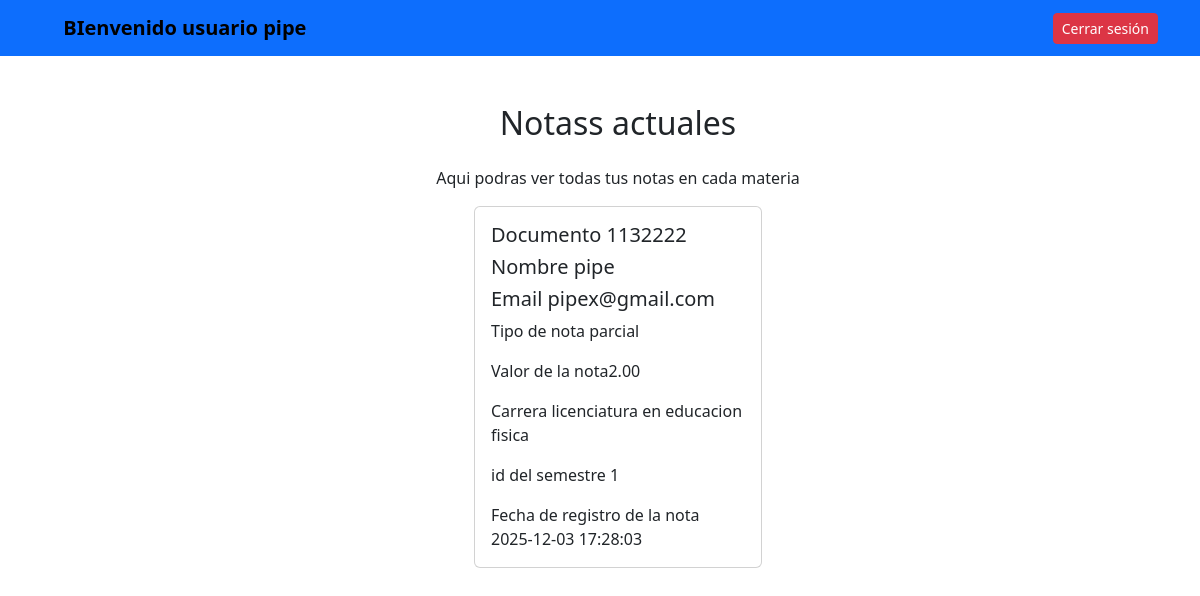
Page /user/usuario.php (signed in) on the earlier database version.
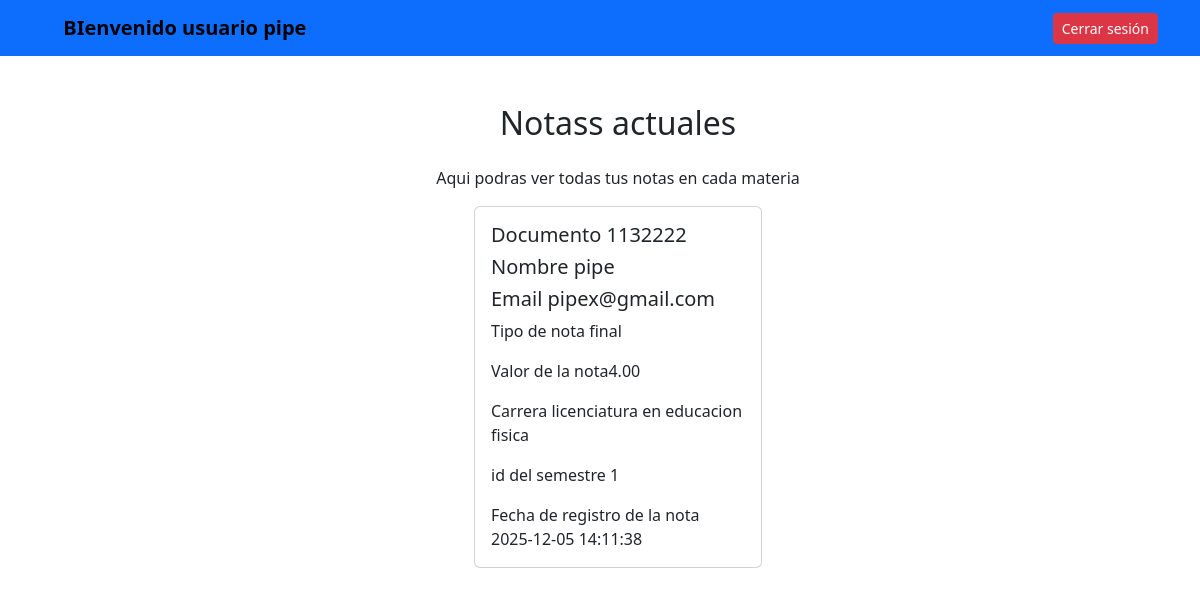
Same page on the later database version.
### tables this page shows
CREATE TABLE `usuario` (
  `id_usuario` int(11) NOT NULL,
  `id_role` int(11) NOT NULL,
  `nombre` varchar(100) NOT NULL,
  `email` varchar(100) NOT NULL,
  `password` varchar(500) NOT NULL
);

CREATE TABLE `notas` (
  `id_nota` int(11) NOT NULL,
  `tipo_nota` varchar(50) NOT NULL,
  `valor_nota` decimal(5,2) NOT NULL,
  `id_carrera` int(11) NOT NULL,
  `id_semestre` int(11) NOT NULL,
  `fecha_registro` datetime NOT NULL DEFAULT current_timestamp(),
  `id_usuario` int(11) NOT NULL
);

CREATE TABLE `carrera` (
  `id_carrera` int(11) NOT NULL,
  `nombre_carrera` varchar(150) NOT NULL,
  `id_semestre` int(11) NOT NULL
);

### user/usuario.php (the view, shortened to what this page needs)
<?php
$db = new Database();
$con = $db->conectar();
$doc = $_SESSION['id_usuario'];
$sql = $con->prepare("SELECT * FROM usuario where id_usuario = ?");
$sql->execute([$doc]);
$usuario = $sql->fetch(PDO::FETCH_ASSOC);
?>
<!DOCTYPE html>
<html lang="en">
<head>
        <link href="https://cdn.jsdelivr.net/npm/bootstrap@5.3.3/dist/css/bootstrap.min.css" rel="stylesheet">
</head>
<body>
    <nav class="navbar navbar-expand-lg navbar-light bg-primary">
        <div class="container">
            <a class="navbar-brand fw-bold " href="usuario.php"><svg xmlns="http://www.w3.org/2000/svg" width="16" height="16" fill="currentColor" class="bi bi-tools" viewBox="0 0 16 16">
</svg> BIenvenido usuario <?php echo $usuario['nombre']?></a>
<a href="../index.php" class="btn btn-danger btn-sm">Cerrar sesión</a>
        </div>
    </nav>
    <div class="container m-5">
        <h2 class="text-center mb-4">Notass actuales</h2>
        <p class="text-center">Aqui podras ver todas tus notas en cada materia</p>
        <div class="d-flex flex-wrap justify-content-center gap-4">
            <?php
            $sql_notas = $con->prepare("SELECT n.tipo_nota, c.nombre_carrera ,n.valor_nota, n.id_carrera, n.id_semestre, n.fecha_registro, u.id_usuario, u.nombre, u.email
            FROM usuario AS u
            INNER JOIN notas AS n ON u.id_usuario = n.id_usuario
            INNER JOIN carrera AS c ON n.id_carrera = c.id_carrera
            WHERE u.id_usuario = ?;");
            $sql_notas->execute([$doc]);
            $resultado12 = $sql_notas->fetchAll(PDO::FETCH_ASSOC);
            foreach ($resultado12 as $resultado) {
            ?>
                <div class="card" style="width: 18rem;">
                    <div class="card-body">
                        <h5 class="card-tittle">Documento <?php echo $resultado['id_usuario']; ?></h5>
                        <h5 class="card-title">Nombre <?php echo $resultado['nombre']; ?></h5>
                        <h5 class="card-text">Email <?php echo $resultado['email']; ?></h5>
                        <p class="card-text">Tipo de nota <?php echo $resultado['tipo_nota']; ?></p>
                        <p class="card-text">Valor de la nota<?php echo $resultado['valor_nota']; ?></p>
                        <p class="card-text">Carrera <?php echo $resultado['nombre_carrera']; ?></p>
                        <p class="card-text">id del semestre <?php echo $resultado['id_semestre']; ?></p>
                        <p class="card-text">Fecha de registro de la nota <?php echo $resultado['fecha_registro']; ?></p>
                    </div>
                </div>
            <?php } ?>
        </div>
    </div>
</body>
</html>

Differences in the rows shown:
removed notas: id_usuario.id_usuario "1132222", id_usuario.nombre "pipe", id_usuario.email "pipex@gmail.com", tipo_nota "parcial", valor_nota "2.00", id_carrera.nombre_carrera "licenciatura en educacion fisica", id_semestre "1", fecha_registro "2025-12-03 17:28:03"
added notas: id_usuario.id_usuario "1132222", id_usuario.nombre "pipe", id_usuario.email "pipex@gmail.com", tipo_nota "final", valor_nota "4.00", id_carrera.nombre_carrera "licenciatura en educacion fisica", id_semestre "1", fecha_registro "2025-12-05 14:11:38"
